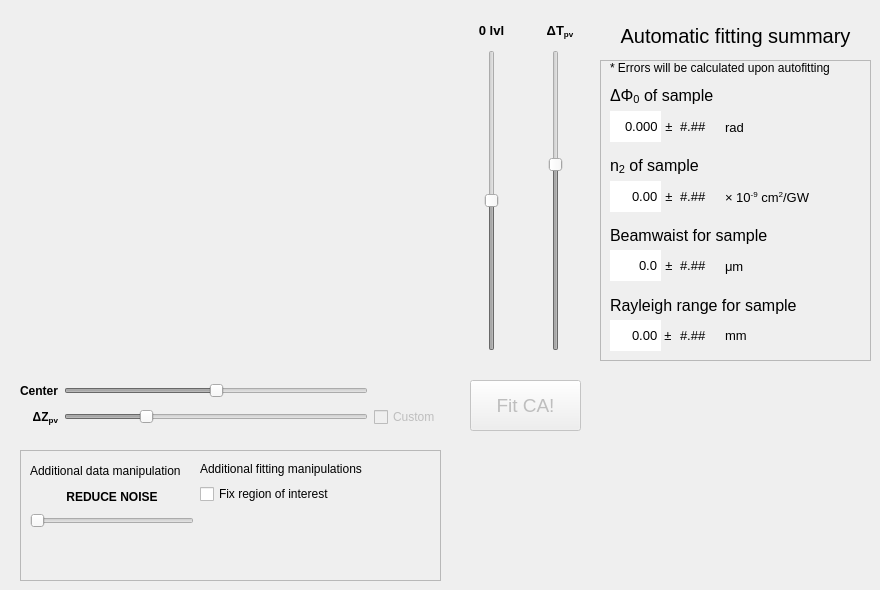
              <widget class="QWidget" name="tab_8">
               <attribute name="title">
                <string>Closed Aperture</string>
               </attribute>
               <widget class="QWidget" name="sampleCA_widget" native="true">
                <property name="geometry">
                 <rect>
                  <x>10</x>
                  <y>10</y>
                  <width>441</width>
                  <height>351</height>
                 </rect>
                </property>
                <layout class="QGridLayout" name="gridLayout_13">
                 <item row="0" column="0">
                  <layout class="QVBoxLayout" name="sampleCA_layout"/>
                 </item>
                </layout>
               </widget>
               <widget class="QPushButton" name="sampleCA_fit_pushButton">
                <property name="enabled">
                 <bool>false</bool>
                </property>
                <property name="geometry">
                 <rect>
                  <x>470</x>
                  <y>380</y>
                  <width>111</width>
                  <height>51</height>
                 </rect>
                </property>
                <property name="font">
                 <font>
                  <pointsize>14</pointsize>
                 </font>
                </property>
                <property name="toolTip">
                 <string>&lt;html&gt;&lt;head/&gt;&lt;body&gt;&lt;p&gt;If after the first fit, the result is not accurate,&lt;br/&gt;hit this button again.&lt;/p&gt;&lt;/body&gt;&lt;/html&gt;</string>
                </property>
                <property name="text">
                 <string>Fit CA!</string>
                </property>
               </widget>
               <widget class="QSlider" name="sampleCA_deltaTpv_slider">
                <property name="enabled">
                 <bool>false</bool>
                </property>
                <property name="geometry">
                 <rect>
                  <x>525</x>
                  <y>50</y>
                  <width>61</width>
                  <height>301</height>
                 </rect>
                </property>
                <property name="statusTip">
                 <string>This slider controls the height of the curve, but other sliders may influence the height as well.</string>
                </property>
                <property name="maximum">
                 <number>400</number>
                </property>
                <property name="pageStep">
                 <number>1</number>
                </property>
                <property name="value">
                 <number>250</number>
                </property>
                <property name="orientation">
                 <enum>Qt::Vertical</enum>
                </property>
               </widget>
               <widget class="QLabel" name="label_104">
                <property name="geometry">
                 <rect>
                  <x>600</x>
                  <y>20</y>
                  <width>271</width>
                  <height>31</height>
                 </rect>
                </property>
                <property name="font">
                 <font>
                  <pointsize>15</pointsize>
                 </font>
                </property>
                <property name="text">
                 <string>Automatic fitting summary</string>
                </property>
                <property name="alignment">
                 <set>Qt::AlignCenter</set>
                </property>
               </widget>
               <widget class="QWidget" name="horizontalLayoutWidget_6">
                <property name="geometry">
                 <rect>
                  <x>460</x>
                  <y>20</y>
                  <width>131</width>
                  <height>21</height>
                 </rect>
                </property>
                <layout class="QHBoxLayout" name="horizontalLayout_7">
                 <item>
                  <widget class="QLabel" name="label_105">
                   <property name="font">
                    <font>
                     <pointsize>10</pointsize>
                     <weight>75</weight>
                     <bold>true</bold>
                    </font>
                   </property>
                   <property name="text">
                    <string>0 lvl</string>
                   </property>
                   <property name="alignment">
                    <set>Qt::AlignCenter</set>
                   </property>
                  </widget>
                 </item>
                 <item>
                  <widget class="QLabel" name="label_123">
                   <property name="font">
                    <font>
                     <pointsize>10</pointsize>
                     <weight>75</weight>
                     <bold>true</bold>
                    </font>
                   </property>
                   <property name="text">
                    <string>&lt;html&gt;&lt;head/&gt;&lt;body&gt;&lt;p&gt;ΔT&lt;span style=&quot; vertical-align:sub;&quot;&gt;pv&lt;/span&gt;&lt;/p&gt;&lt;/body&gt;&lt;/html&gt;</string>
                   </property>
                   <property name="textFormat">
                    <enum>Qt::RichText</enum>
                   </property>
                   <property name="alignment">
                    <set>Qt::AlignCenter</set>
                   </property>
                  </widget>
                 </item>
                </layout>
               </widget>
               <widget class="QSlider" name="sampleCA_zeroLevel_slider">
                <property name="enabled">
                 <bool>false</bool>
                </property>
                <property name="geometry">
                 <rect>
                  <x>456</x>
                  <y>50</y>
                  <width>71</width>
                  <height>301</height>
                 </rect>
                </property>
                <property name="minimum">
                 <number>75</number>
                </property>
                <property name="maximum">
                 <number>125</number>
                </property>
                <property name="pageStep">
                 <number>1</number>
                </property>
                <property name="value">
                 <number>100</number>
                </property>
                <property name="orientation">
                 <enum>Qt::Vertical</enum>
                </property>
               </widget>
               <widget class="QFrame" name="frame_12">
                <property name="geometry">
                 <rect>
                  <x>600</x>
                  <y>60</y>
                  <width>271</width>
                  <height>301</height>
                 </rect>
                </property>
                <property name="frameShape">
                 <enum>QFrame::StyledPanel</enum>
                </property>
                <property name="frameShadow">
                 <enum>QFrame::Raised</enum>
                </property>
                <widget class="QDoubleSpinBox" name="sampleCA_rayleighRangeSummary_doubleSpinBox">
                 <property name="geometry">
                  <rect>
                   <x>10</x>
                   <y>260</y>
                   <width>51</width>
                   <height>31</height>
                  </rect>
                 </property>
                 <property name="font">
                  <font>
                   <pointsize>10</pointsize>
                  </font>
                 </property>
                 <property name="contextMenuPolicy">
                  <enum>Qt::NoContextMenu</enum>
                 </property>
                 <property name="locale">
                  <locale language="English" country="UnitedStates"/>
                 </property>
                 <property name="frame">
                  <bool>false</bool>
                 </property>
                 <property name="alignment">
                  <set>Qt::AlignRight|Qt::AlignTrailing|Qt::AlignVCenter</set>
                 </property>
                 <property name="readOnly">
                  <bool>true</bool>
                 </property>
                 <property name="buttonSymbols">
                  <enum>QAbstractSpinBox::NoButtons</enum>
                 </property>
                 <property name="maximum">
                  <double>100000000.000000000000000</double>
                 </property>
                </widget>
                <widget class="QLabel" name="label_124">
                 <property name="geometry">
                  <rect>
                   <x>10</x>
                   <y>160</y>
                   <width>201</width>
                   <height>31</height>
                  </rect>
                 </property>
                 <property name="font">
                  <font>
                   <pointsize>12</pointsize>
                  </font>
                 </property>
                 <property name="text">
                  <string>Beamwaist for sample</string>
                 </property>
                </widget>
                <widget class="QDoubleSpinBox" name="sampleCA_n2Summary_doubleSpinBox">
                 <property name="geometry">
                  <rect>
                   <x>10</x>
                   <y>121</y>
                   <width>51</width>
                   <height>31</height>
                  </rect>
                 </property>
                 <property name="font">
                  <font>
                   <pointsize>10</pointsize>
                  </font>
                 </property>
                 <property name="contextMenuPolicy">
                  <enum>Qt::NoContextMenu</enum>
                 </property>
                 <property name="locale">
                  <locale language="English" country="UnitedStates"/>
                 </property>
                 <property name="frame">
                  <bool>false</bool>
                 </property>
                 <property name="alignment">
                  <set>Qt::AlignRight|Qt::AlignTrailing|Qt::AlignVCenter</set>
                 </property>
                 <property name="readOnly">
                  <bool>true</bool>
                 </property>
                 <property name="buttonSymbols">
                  <enum>QAbstractSpinBox::NoButtons</enum>
                 </property>
                 <property name="minimum">
                  <double>-100000000.000000000000000</double>
                 </property>
                 <property name="maximum">
                  <double>100000000.000000000000000</double>
                 </property>
                 <property name="value">
                  <double>0.000000000000000</double>
                 </property>
                </widget>
                <widget class="QLabel" name="label_125">
                 <property name="geometry">
                  <rect>
                   <x>10</x>
                   <y>230</y>
                   <width>201</width>
                   <height>31</height>
                  </rect>
                 </property>
                 <property name="font">
                  <font>
                   <pointsize>12</pointsize>
                  </font>
                 </property>
                 <property name="text">
                  <string>Rayleigh range for sample</string>
                 </property>
                </widget>
                <widget class="QLabel" name="label_126">
                 <property name="geometry">
                  <rect>
                   <x>10</x>
                   <y>90</y>
                   <width>201</width>
                   <height>31</height>
                  </rect>
                 </property>
                 <property name="font">
                  <font>
                   <pointsize>12</pointsize>
                  </font>
                 </property>
                 <property name="text">
                  <string>&lt;html&gt;&lt;head/&gt;&lt;body&gt;&lt;p&gt;n&lt;span style=&quot; vertical-align:sub;&quot;&gt;2&lt;/span&gt; of sample&lt;/p&gt;&lt;/body&gt;&lt;/html&gt;</string>
                 </property>
                </widget>
                <widget class="QDoubleSpinBox" name="sampleCA_beamwaistSummary_doubleSpinBox">
                 <property name="geometry">
                  <rect>
                   <x>10</x>
                   <y>190</y>
                   <width>51</width>
                   <height>31</height>
                  </rect>
                 </property>
                 <property name="font">
                  <font>
                   <pointsize>10</pointsize>
                  </font>
                 </property>
                 <property name="contextMenuPolicy">
                  <enum>Qt::NoContextMenu</enum>
                 </property>
                 <property name="locale">
                  <locale language="English" country="UnitedStates"/>
                 </property>
                 <property name="frame">
                  <bool>false</bool>
                 </property>
                 <property name="alignment">
                  <set>Qt::AlignRight|Qt::AlignTrailing|Qt::AlignVCenter</set>
                 </property>
                 <property name="readOnly">
                  <bool>true</bool>
                 </property>
                 <property name="buttonSymbols">
                  <enum>QAbstractSpinBox::NoButtons</enum>
                 </property>
                 <property name="decimals">
                  <number>1</number>
                 </property>
                 <property name="maximum">
                  <double>100000000.000000000000000</double>
                 </property>
                </widget>
                <widget class="QLabel" name="label_127">
                 <property name="geometry">
                  <rect>
                   <x>61</x>
                   <y>121</y>
                   <width>16</width>
                   <height>31</height>
                  </rect>
                 </property>
                 <property name="font">
                  <font>
                   <pointsize>10</pointsize>
                  </font>
                 </property>
                 <property name="text">
                  <string>±</string>
                 </property>
                 <property name="alignment">
                  <set>Qt::AlignCenter</set>
                 </property>
                </widget>
                <widget class="QLabel" name="label_128">
                 <property name="geometry">
                  <rect>
                   <x>125</x>
                   <y>122</y>
                   <width>91</width>
                   <height>31</height>
                  </rect>
                 </property>
                 <property name="font">
                  <font>
                   <pointsize>10</pointsize>
                  </font>
                 </property>
                 <property name="text">
                  <string>&lt;html&gt;&lt;head/&gt;&lt;body&gt;&lt;p&gt;× 10&lt;span style=&quot; vertical-align:super;&quot;&gt;-9&lt;/span&gt; cm&lt;span style=&quot; vertical-align:super;&quot;&gt;2&lt;/span&gt;/GW&lt;/p&gt;&lt;/body&gt;&lt;/html&gt;</string>
                 </property>
                </widget>
                <widget class="QLabel" name="sampleCA_n2ErrorSummary_label">
                 <property name="geometry">
                  <rect>
                   <x>80</x>
                   <y>121</y>
                   <width>41</width>
                   <height>31</height>
                  </rect>
                 </property>
                 <property name="font">
                  <font>
                   <pointsize>10</pointsize>
                  </font>
                 </property>
                 <property name="text">
                  <string>#.##</string>
                 </property>
                 <property name="alignment">
                  <set>Qt::AlignLeading|Qt::AlignLeft|Qt::AlignVCenter</set>
                 </property>
                </widget>
                <widget class="QLabel" name="sampleCA_beamwaistErrorSummary_label">
                 <property name="geometry">
                  <rect>
                   <x>80</x>
                   <y>190</y>
                   <width>41</width>
                   <height>31</height>
                  </rect>
                 </property>
                 <property name="font">
                  <font>
                   <pointsize>10</pointsize>
                  </font>
                 </property>
                 <property name="text">
                  <string>#.##</string>
                 </property>
                 <property name="alignment">
                  <set>Qt::AlignLeading|Qt::AlignLeft|Qt::AlignVCenter</set>
                 </property>
                </widget>
                <widget class="QLabel" name="label_129">
                 <property name="geometry">
                  <rect>
                   <x>125</x>
                   <y>191</y>
                   <width>51</width>
                   <height>31</height>
                  </rect>
                 </property>
                 <property name="font">
                  <font>
                   <pointsize>10</pointsize>
                  </font>
                 </property>
                 <property name="text">
                  <string>&lt;html&gt;&lt;head/&gt;&lt;body&gt;&lt;p&gt;μm&lt;/p&gt;&lt;/body&gt;&lt;/html&gt;</string>
                 </property>
                </widget>
                <widget class="QLabel" name="label_130">
                 <property name="geometry">
                  <rect>
                   <x>61</x>
                   <y>190</y>
                   <width>16</width>
                   <height>31</height>
                  </rect>
                 </property>
                 <property name="font">
                  <font>
                   <pointsize>10</pointsize>
                  </font>
                 </property>
                 <property name="text">
                  <string>±</string>
                 </property>
                 <property name="alignment">
                  <set>Qt::AlignCenter</set>
                 </property>
                </widget>
                <widget class="QLabel" name="label_131">
                 <property name="geometry">
                  <rect>
                   <x>60</x>
                   <y>260</y>
                   <width>16</width>
                   <height>31</height>
                  </rect>
                 </property>
                 <property name="font">
                  <font>
                   <pointsize>10</pointsize>
                  </font>
                 </property>
                 <property name="text">
                  <string>±</string>
                 </property>
                 <property name="alignment">
                  <set>Qt::AlignCenter</set>
                 </property>
                </widget>
                <widget class="QLabel" name="sampleCA_rayleighRangeErrorSummary_label">
                 <property name="geometry">
                  <rect>
                   <x>80</x>
                   <y>260</y>
                   <width>41</width>
                   <height>31</height>
                  </rect>
                 </property>
                 <property name="font">
                  <font>
                   <pointsize>10</pointsize>
                  </font>
                 </property>
                 <property name="text">
                  <string>#.##</string>
                 </property>
                 <property name="alignment">
                  <set>Qt::AlignLeading|Qt::AlignLeft|Qt::AlignVCenter</set>
                 </property>
                </widget>
                <widget class="QLabel" name="label_132">
                 <property name="geometry">
                  <rect>
                   <x>125</x>
                   <y>260</y>
                   <width>51</width>
                   <height>31</height>
                  </rect>
                 </property>
                 <property name="font">
                  <font>
                   <pointsize>10</pointsize>
                  </font>
                 </property>
                 <property name="text">
                  <string>&lt;html&gt;&lt;head/&gt;&lt;body&gt;&lt;p&gt;mm&lt;/p&gt;&lt;/body&gt;&lt;/html&gt;</string>
                 </property>
                </widget>
                <widget class="QLabel" name="label_133">
                 <property name="geometry">
                  <rect>
                   <x>10</x>
                   <y>20</y>
                   <width>201</width>
                   <height>31</height>
                  </rect>
                 </property>
                 <property name="font">
                  <font>
                   <pointsize>12</pointsize>
                  </font>
                 </property>
                 <property name="text">
                  <string>&lt;html&gt;&lt;head/&gt;&lt;body&gt;&lt;p&gt;ΔΦ&lt;span style=&quot; vertical-align:sub;&quot;&gt;0&lt;/span&gt; of sample&lt;/p&gt;&lt;/body&gt;&lt;/html&gt;</string>
                 </property>
                </widget>
                <widget class="QLabel" name="label_134">
                 <property name="geometry">
                  <rect>
                   <x>125</x>
                   <y>52</y>
                   <width>51</width>
                   <height>31</height>
                  </rect>
                 </property>
                 <property name="font">
                  <font>
                   <pointsize>10</pointsize>
                  </font>
                 </property>
                 <property name="text">
                  <string>&lt;html&gt;&lt;head/&gt;&lt;body&gt;&lt;p&gt;rad&lt;/p&gt;&lt;/body&gt;&lt;/html&gt;</string>
                 </property>
                </widget>
                <widget class="QLabel" name="sampleCA_deltaPhi0ErrorSummary_label">
                 <property name="geometry">
                  <rect>
                   <x>80</x>
                   <y>51</y>
                   <width>41</width>
                   <height>31</height>
                  </rect>
                 </property>
                 <property name="font">
                  <font>
                   <pointsize>10</pointsize>
                  </font>
                 </property>
                 <property name="text">
                  <string>#.##</string>
                 </property>
                 <property name="alignment">
                  <set>Qt::AlignLeading|Qt::AlignLeft|Qt::AlignVCenter</set>
                 </property>
                </widget>
                <widget class="QDoubleSpinBox" name="sampleCA_deltaPhi0Summary_doubleSpinBox">
                 <property name="geometry">
                  <rect>
                   <x>10</x>
                   <y>51</y>
                   <width>51</width>
                   <height>31</height>
                  </rect>
                 </property>
                 <property name="font">
                  <font>
                   <pointsize>10</pointsize>
                  </font>
                 </property>
                 <property name="contextMenuPolicy">
                  <enum>Qt::NoContextMenu</enum>
                 </property>
                 <property name="locale">
                  <locale language="English" country="UnitedStates"/>
                 </property>
                 <property name="frame">
                  <bool>false</bool>
                 </property>
                 <property name="alignment">
                  <set>Qt::AlignRight|Qt::AlignTrailing|Qt::AlignVCenter</set>
                 </property>
                 <property name="readOnly">
                  <bool>true</bool>
                 </property>
                 <property name="buttonSymbols">
                  <enum>QAbstractSpinBox::NoButtons</enum>
                 </property>
                 <property name="decimals">
                  <number>3</number>
                 </property>
                 <property name="minimum">
                  <double>-20.000000000000000</double>
                 </property>
                 <property name="maximum">
                  <double>20.000000000000000</double>
                 </property>
                </widget>
                <widget class="QLabel" name="label_135">
                 <property name="geometry">
                  <rect>
                   <x>61</x>
                   <y>51</y>
                   <width>16</width>
                   <height>31</height>
                  </rect>
                 </property>
                 <property name="font">
                  <font>
                   <pointsize>10</pointsize>
                  </font>
                 </property>
                 <property name="text">
                  <string>±</string>
                 </property>
                 <property name="alignment">
                  <set>Qt::AlignCenter</set>
                 </property>
                </widget>
                <widget class="QLabel" name="label_136">
                 <property name="geometry">
                  <rect>
                   <x>10</x>
                   <y>0</y>
                   <width>231</width>
                   <height>16</height>
                  </rect>
                 </property>
                 <property name="text">
                  <string>* Errors will be calculated upon autofitting</string>
                 </property>
                </widget>
               </widget>
               <widget class="QFrame" name="frame_13">
                <property name="geometry">
                 <rect>
                  <x>20</x>
                  <y>450</y>
                  <width>421</width>
                  <height>131</height>
                 </rect>
                </property>
                <property name="frameShape">
                 <enum>QFrame::StyledPanel</enum>
                </property>
                <property name="frameShadow">
                 <enum>QFrame::Raised</enum>
                </property>
                <widget class="QWidget" name="layoutWidget_7">
                 <property name="geometry">
                  <rect>
                   <x>10</x>
                   <y>10</y>
                   <width>164</width>
                   <height>68</height>
                  </rect>
                 </property>
                 <layout class="QVBoxLayout" name="verticalLayout_17">
                  <item>
                   <widget class="QLabel" name="label_137">
                    <property name="text">
                     <string>Additional data manipulation</string>
                    </property>
                   </widget>
                  </item>
                  <item>
                   <widget class="QLabel" name="label_76">
                    <property name="font">
                     <font>
                      <weight>75</weight>
                      <bold>true</bold>
                     </font>
                    </property>
                    <property name="text">
                     <string>REDUCE NOISE</string>
                    </property>
                    <property name="alignment">
                     <set>Qt::AlignCenter</set>
                    </property>
                   </widget>
                  </item>
                  <item>
                   <widget class="QSlider" name="sampleCA_filterSize_slider">
                    <property name="enabled">
                     <bool>false</bool>
                    </property>
                    <property name="minimum">
                     <number>0</number>
                    </property>
                    <property name="maximum">
                     <number>15</number>
                    </property>
                    <property name="singleStep">
                     <number>1</number>
                    </property>
                    <property name="pageStep">
                     <number>1</number>
                    </property>
                    <property name="value">
                     <number>0</number>
                    </property>
                    <property name="sliderPosition">
                     <number>0</number>
                    </property>
                    <property name="orientation">
                     <enum>Qt::Horizontal</enum>
                    </property>
                   </widget>
                  </item>
                 </layout>
                </widget>
                <widget class="QWidget" name="layoutWidget_8">
                 <property name="geometry">
                  <rect>
                   <x>180</x>
                   <y>10</y>
                   <width>177</width>
                   <height>44</height>
                  </rect>
                 </property>
                 <layout class="QVBoxLayout" name="verticalLayout_18">
                  <item>
                   <widget class="QLabel" name="label_138">
                    <property name="text">
                     <string>Additional fitting manipulations</string>
                    </property>
                   </widget>
                  </item>
                  <item>
                   <widget class="QCheckBox" name="sampleCA_fixROI_checkBox">
                    <property name="toolTip">
                     <string>&lt;html&gt;&lt;head/&gt;&lt;body&gt;&lt;p&gt;To perform fit in region of interest only, check this box&lt;br/&gt;and select the region in the plot using cursor applying the boundaries by mouse clicks.&lt;/p&gt;&lt;/body&gt;&lt;/html&gt;</string>
                    </property>
                    <property name="text">
                     <string>Fix region of interest</string>
                    </property>
                   </widget>
                  </item>
                 </layout>
                </widget>
               </widget>
               <widget class="QWidget" name="layoutWidget_9">
                <property name="geometry">
                 <rect>
                  <x>20</x>
                  <y>380</y>
                  <width>421</width>
                  <height>52</height>
                 </rect>
                </property>
                <layout class="QGridLayout" name="gridLayout_15">
                 <item row="0" column="0">
                  <widget class="QLabel" name="label_139">
                   <property name="font">
                    <font>
                     <weight>75</weight>
                     <bold>true</bold>
                    </font>
                   </property>
                   <property name="text">
                    <string>Center</string>
                   </property>
                  </widget>
                 </item>
                 <item row="1" column="1">
                  <widget class="QSlider" name="sampleCA_beamwaist_slider">
                   <property name="enabled">
                    <bool>false</bool>
                   </property>
                   <property name="minimum">
                    <number>15</number>
                   </property>
                   <property name="maximum">
                    <number>150</number>
                   </property>
                   <property name="pageStep">
                    <number>1</number>
                   </property>
                   <property name="value">
                    <number>50</number>
                   </property>
                   <property name="orientation">
                    <enum>Qt::Horizontal</enum>
                   </property>
                  </widget>
                 </item>
                 <item row="1" column="0">
                  <widget class="QLabel" name="label_80">
                   <property name="font">
                    <font>
                     <weight>75</weight>
                     <bold>true</bold>
                    </font>
                   </property>
                   <property name="text">
                    <string>&lt;html&gt;&lt;head/&gt;&lt;body&gt;&lt;p align=&quot;right&quot;&gt;ΔZ&lt;span style=&quot; vertical-align:sub;&quot;&gt;pv&lt;/span&gt;&lt;/p&gt;&lt;/body&gt;&lt;/html&gt;</string>
                   </property>
                  </widget>
                 </item>
                 <item row="0" column="1">
                  <widget class="QSlider" name="sampleCA_centerPoint_slider">
                   <property name="enabled">
                    <bool>false</bool>
                   </property>
                   <property name="maximum">
                    <number>100</number>
                   </property>
                   <property name="pageStep">
                    <number>1</number>
                   </property>
                   <property name="value">
                    <number>50</number>
                   </property>
                   <property name="orientation">
                    <enum>Qt::Horizontal</enum>
                   </property>
                  </widget>
                 </item>
                 <item row="1" column="2">
                  <widget class="QCheckBox" name="sampleCA_customBeamwaist_checkBox">
                   <property name="enabled">
                    <bool>false</bool>
                   </property>
                   <property name="toolTip">
                    <string>&lt;html&gt;&lt;head/&gt;&lt;body&gt;&lt;ul style=&quot;margin-left: -30px&quot;&gt;&lt;li&gt;Check to allow the beamwaist be different from silica reference.&lt;/li&gt;&lt;li&gt;Uncheck to recover the beamwaist from silica reference.&lt;/li&gt;&lt;ul&gt;&lt;/body&gt;&lt;/html&gt;</string>
                   </property>
                   <property name="text">
                    <string>Custom</string>
                   </property>
                  </widget>
                 </item>
                </layout>
               </widget>
              </widget>
